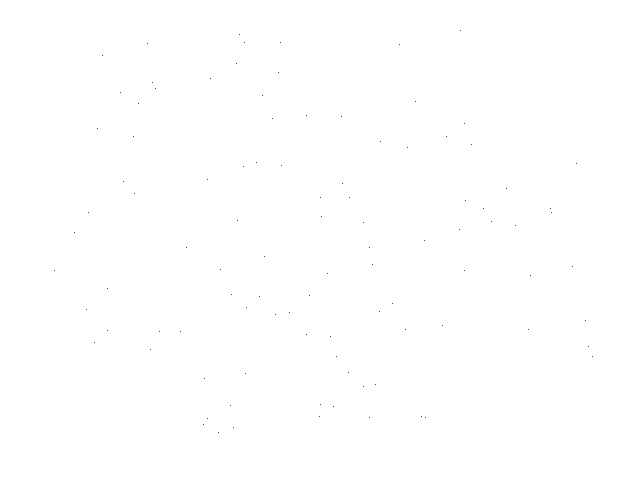
Frame 1 (no input)
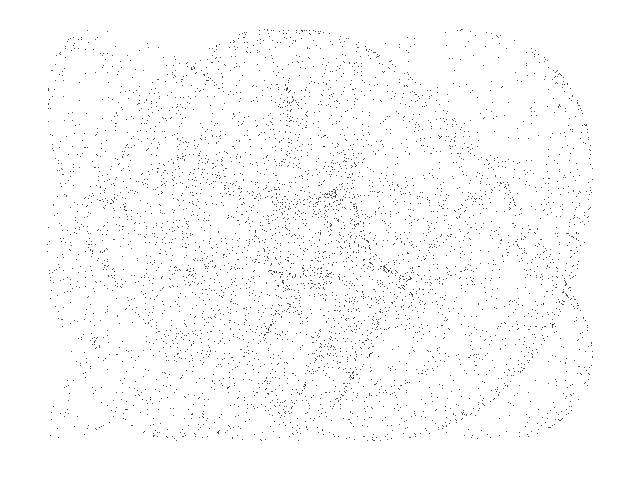
Frame 60 (the mouse pressed at the canvas centre just before this capture)
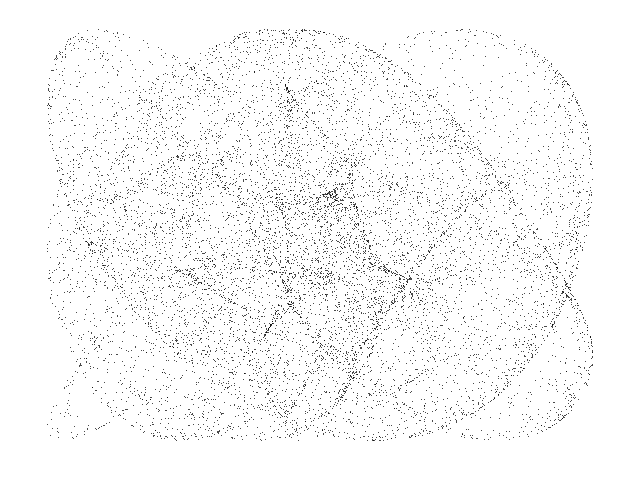
Frame 120 (the mouse held since frame 60 and released just before this capture)

The Processing sketch that drew these frames (run headless with seeded random() and noise(); from frame 60 on, the mouse is pressed at the canvas centre):

// Processing sketch: Clifford_D
// ── Clifford_D.pde
// Clifford D chaotic map //

  float x = 0.1;
  float y = 0.1;
  float a = -2.239;
  float b = -2.956;
  float c = 1.272;
  float d = 1.419;


void setup() {
  
  size(640,480);
  background(255);
  
}


void draw() {
  
  for (int i=0; i<100; i++) {
    
    float nx = x;
    float ny = y;
     
    x = sin(a * ny) + c * cos(a * nx);
    y = sin(b * nx) + d * cos(b * ny);

    point(320 + (120 * x), 235 + (85 * y));
        
  }

}
